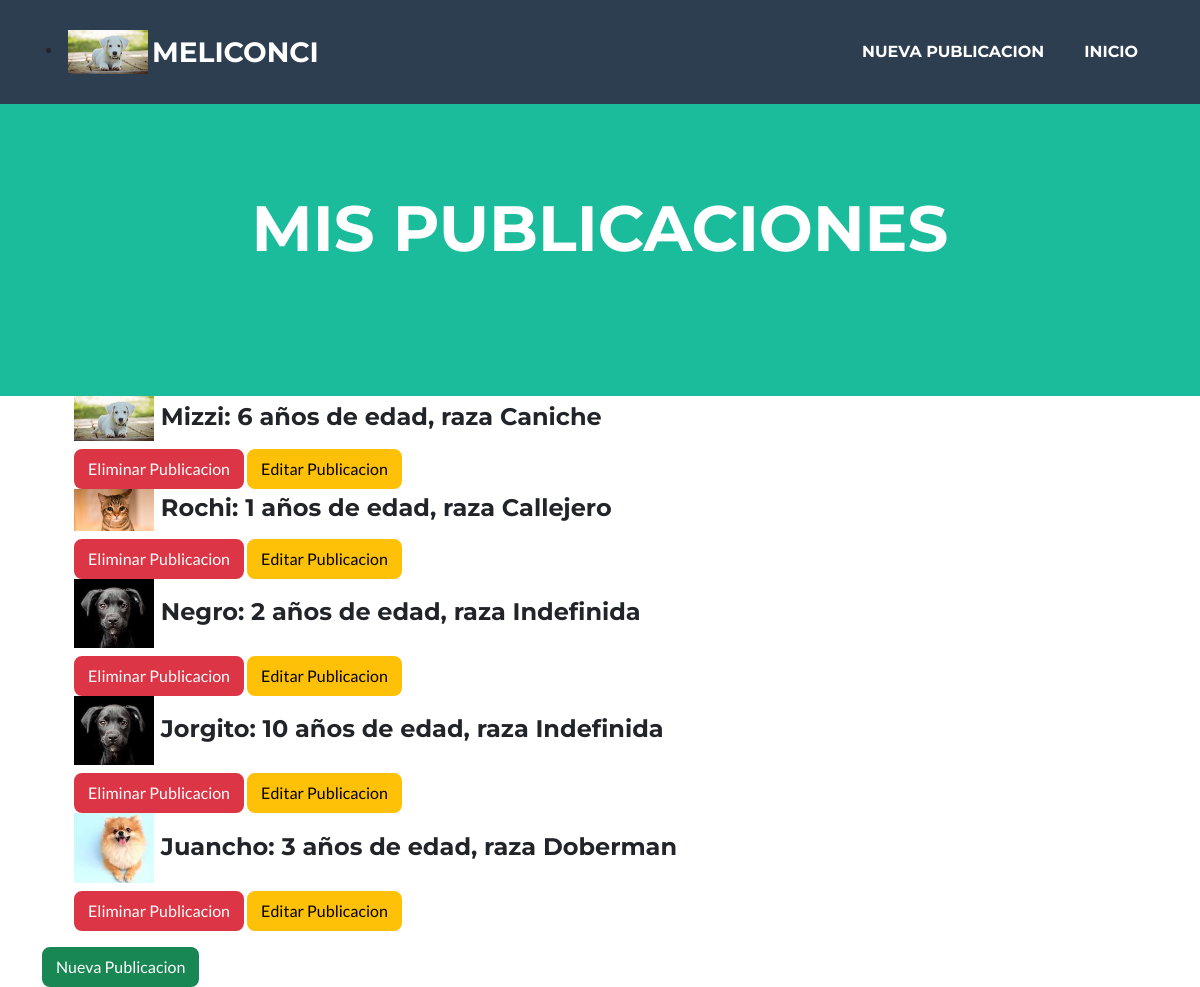
Page /eliminarpublicacion/7 (signed in) on the committed database.
### blog/models.py (models this page shows, shortened)
class Publicaciones(models.Model):
    user=models.ForeignKey(User, on_delete=models.CASCADE)
    nombre=models.CharField(max_length=50,blank=True, null=True)
    edad= models.IntegerField()
    descripcion=RichTextField()
    imagen= models.ImageField(upload_to='imagenes')
    especie=models.IntegerField(choices=opciones_especie)
    raza=models.CharField(max_length=50,blank=True, null=True)

### blog/views.py (the view)
# urls.py: path('eliminarpublicacion/<id>', eliminarpublicacion, name='eliminarpublicacion'),
@login_required
def eliminarpublicacion(request, id):
    mascota=Publicaciones.objects.get(id=id)
    mascota.delete()
    mascotas=Publicaciones.objects.all()
    return render(request, "blog/publicaciones.html", {"mascotas":mascotas, "avatar":obteneravatar(request)})

### blog/views.py (called while the page is built)
def obteneravatar(request):
    lista=Avatar.objects.filter(user=request.user)
    if len(lista)!=0:
        imagen=lista[0].imagen.url
    else:
        imagen="/media/avatares/avatarpordefecto.jpg"
    return imagen

### blog/templates/blog/publicaciones.html (shortened to what this page needs)
{% extends "blog/index.html" %}
{% load static %}
{% block titulo %}
<body id="page-top">
    <nav class="navbar navbar-expand-lg bg-secondary text-uppercase fixed-top" id="mainNav">
        <div class="container">
            <li class="nav-item mx-0 mx-lg-1"><a href="{% url 'agregaravatar' %}"><img src="{{ avatar }}" width="80px"></a></li>
            <a class="navbar-brand" href="#page-top"> {{ user }}</a>
            <div class="collapse navbar-collapse" id="navbarResponsive">
                <ul class="navbar-nav ms-auto">
                    <li class="nav-item mx-0 mx-lg-1"><a class="nav-link py-3 px-0 px-lg-3 rounded" href="{% url 'publicar' %}">Nueva Publicacion</a></li>
                    <li class="nav-item mx-0 mx-lg-1"><a class="nav-link py-3 px-0 px-lg-3 rounded" href="{% url 'inicio' %}">Inicio</a></li>
            </ul>
            </div>
        </div>
    </nav>
<header class="masthead bg-primary text-white text-center">
    <div class="container d-flex align-items-center flex-column">
        <h1 class="masthead-heading text-uppercase mb-0">Mis Publicaciones</h1>
</header>
<section>
    <div class="container">
        <div class="row justify-content-left">
                <div class="portfolio-item mx-auto" data-bs-toggle="modal" data-bs-target="#portfolioModal1">
{% if mascotas %}
<ul>
    {% for mascota in mascotas %}
         <h4><img src="../media/{{ mascota.imagen }}" width="80px"> {{ mascota.nombre }}: {{ mascota.edad }} años de edad, raza {{ mascota.raza }}</h4>
         <a class="btn btn-danger" href="{% url 'eliminarpublicacion' mascota.id %}">Eliminar Publicacion</a>
         <a class="btn btn-warning" href="{% url 'editarpublicacion' mascota.id %}">Editar Publicacion</a>
    {% endfor %}
</ul>
{% else %}
<p>No Tiene Publicaciones Vigentes</p>
{% endif %}
<a class="btn btn-success" href="{% url 'publicar' %}">Nueva Publicacion</a>
</section>
{% endblock %}

### rows in the picture
Publicaciones: imagen (picture), nombre "Mizzi", edad "6", raza "Caniche"
Publicaciones: imagen (picture), nombre "Rochi", edad "1", raza "Callejero"
Publicaciones: imagen (picture), nombre "Negro", edad "2", raza "Indefinida"
Publicaciones: imagen (picture), nombre "Jorgito", edad "10", raza "Indefinida"
Publicaciones: imagen (picture), nombre "Juancho", edad "3", raza "Doberman"

### other values in the picture
{{ user }} "MELICONCI"
